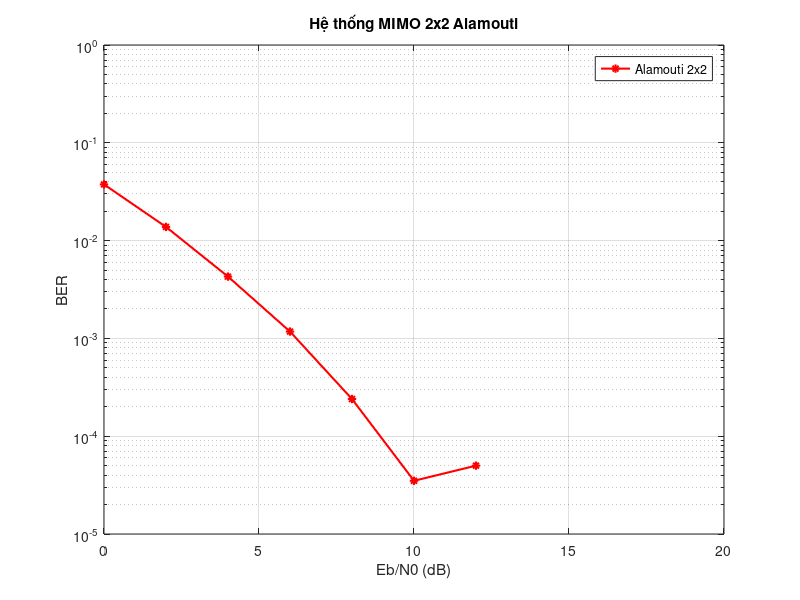

Recreate this plot in MATLAB. (Note: this script raises an error after producing the figure.)
clear all; close all; clc;

frmLen = 100; % Chiều dài frame
numPackets = 1000; % Số lượng packet (tăng để BER chính xác hơn)
EbNo = 0:2:20;
N = 2; % Số anten phát Tx
M = 2; % Số anten thu Rx (không dùng trong mã này)
P = 4; % Điều chế QPSK

for idx = 1:length(EbNo)
    error22 = zeros(1, numPackets);
    for packetIdx = 1:numPackets
        % Tạo dữ liệu
        data = randi([0 P-1], frmLen, 2); % 2 ký hiệu cho Alamouti 2x2
        X = pskmod(data, P, 0); % Điều chế QPSK
        
        % Symbol
        s1 = X(:,1); % 1x1
        s2 = X(:,2); % 1x1

        % Ma trận truyền
        tx1 = [s1 s2]; % Thời điểm 1
        tx2 = [-conj(s2) conj(s1)]; % Thời điểm 2

        % Kênh truyền
        Hr = (randn(frmLen, N, 2) + 1i*randn(frmLen, N, 2)) / sqrt(2); % 2 kênh
        h1 = reshape(Hr(:,:,1), frmLen, N); % 1x2
        h2 = reshape(Hr(:,:,2), frmLen, N); % 1x2

        % Nhiễu AWGN
        Es = 1; % Công suất ký hiệu
        Eb = Es / log2(P); % Công suất bit
        N0 = Eb / (10^(EbNo(idx)/10)); % Mật độ nhiễu
        noise = sqrt(N0/2) * (randn(frmLen, N) + 1i*randn(frmLen, N));

        % Tín hiệu thu
        r1 = h1.*s1 + h2.*s2 + noise; % Thời điểm 1
        r2 = h1.*(-conj(s2)) + h2.*conj(s1) + noise; % Thời điểm 2
        
        % Giải mã Alamouti
        z1 = conj(h1).*r1 + h2.*conj(r2);
        z2 = conj(h2).*r1 - h1.*conj(r2);
        
        z(:,1) = sum(z1,2);
        z(:,2) = sum(z2,2);
        % Giải điều chế
        demod22 = pskdemod(z, P, 0);
        error22(packetIdx) = biterr(demod22, data);
    end
    BER22(idx) = sum(error22) / (numPackets * frmLen * log2(P));
    fprintf('Eb/N0 = %d dB, BER = %e\n', EbNo(idx), BER22(idx));
end

% Vẽ biểu đồ
h = figure;
semilogy(EbNo, BER22, 'r*-', 'LineWidth', 1.5, 'DisplayName', 'Alamouti 2x2');
grid on;
set(gca, 'yscale', 'log', 'xlim', [EbNo(1), EbNo(end)], 'ylim', [1e-5 1]);
xlabel('Eb/N0 (dB)'); ylabel('BER');
title('Hệ thống MIMO 2x2 Alamouti');
legend('show');
set(h, 'color', [1 1 1]);
set(h, 'NumberTitle', 'off');
set(h, 'renderer', 'zbuffer');